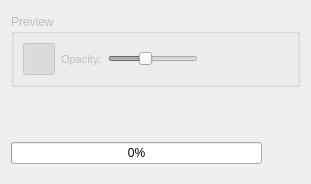
<?xml version="1.0" encoding="UTF-8"?>
<ui version="4.0">
 <class>CvlabPanel</class>
 <widget class="QWidget" name="CvlabPanel">
  <property name="geometry">
   <rect>
    <x>0</x>
    <y>0</y>
    <width>311</width>
    <height>184</height>
   </rect>
  </property>
  <property name="windowTitle">
   <string>Form</string>
  </property>
  <layout class="QVBoxLayout" name="verticalLayout">
   <item>
    <widget class="QGroupBox" name="previewGroup">
     <property name="enabled">
      <bool>false</bool>
     </property>
     <property name="sizePolicy">
      <sizepolicy hsizetype="Preferred" vsizetype="Maximum">
       <horstretch>0</horstretch>
       <verstretch>0</verstretch>
      </sizepolicy>
     </property>
     <property name="title">
      <string>Preview</string>
     </property>
     <layout class="QVBoxLayout" name="verticalLayout_3">
      <item>
       <layout class="QHBoxLayout" name="horizontalLayout">
        <item>
         <widget class="QPushButton" name="previewVisibility">
          <property name="enabled">
           <bool>false</bool>
          </property>
          <property name="minimumSize">
           <size>
            <width>32</width>
            <height>32</height>
           </size>
          </property>
          <property name="maximumSize">
           <size>
            <width>32</width>
            <height>32</height>
           </size>
          </property>
          <property name="toolTip">
           <string>Hide/Show Auto segmenter preview</string>
          </property>
          <property name="text">
           <string/>
          </property>
          <property name="icon">
           <iconset resource="../../../App/rsc/espina.qrc">
            <normaloff>:/espina/show_all.svg</normaloff>:/espina/show_all.svg</iconset>
          </property>
          <property name="iconSize">
           <size>
            <width>22</width>
            <height>22</height>
           </size>
          </property>
          <property name="checkable">
           <bool>true</bool>
          </property>
          <property name="checked">
           <bool>true</bool>
          </property>
          <property name="flat">
           <bool>true</bool>
          </property>
         </widget>
        </item>
        <item>
         <widget class="QLabel" name="label_3">
          <property name="font">
           <font>
            <pointsize>8</pointsize>
           </font>
          </property>
          <property name="text">
           <string>Opacity:</string>
          </property>
         </widget>
        </item>
        <item>
         <widget class="QSlider" name="previewOpacity">
          <property name="enabled">
           <bool>false</bool>
          </property>
          <property name="toolTip">
           <string>Change Auto Segmenter preivew opacity</string>
          </property>
          <property name="maximum">
           <number>100</number>
          </property>
          <property name="value">
           <number>40</number>
          </property>
          <property name="orientation">
           <enum>Qt::Horizontal</enum>
          </property>
         </widget>
        </item>
        <item>
         <spacer name="horizontalSpacer_3">
          <property name="orientation">
           <enum>Qt::Horizontal</enum>
          </property>
          <property name="sizeHint" stdset="0">
           <size>
            <width>40</width>
            <height>20</height>
           </size>
          </property>
         </spacer>
        </item>
       </layout>
      </item>
     </layout>
    </widget>
   </item>
   <item>
    <layout class="QHBoxLayout" name="horizontalLayout_2">
     <item>
      <spacer name="horizontalSpacer">
       <property name="orientation">
        <enum>Qt::Horizontal</enum>
       </property>
       <property name="sizeHint" stdset="0">
        <size>
         <width>40</width>
         <height>20</height>
        </size>
       </property>
      </spacer>
     </item>
     <item>
      <widget class="ActionSelectorWidget" name="updateTrainer" native="true">
       <property name="enabled">
        <bool>false</bool>
       </property>
       <property name="minimumSize">
        <size>
         <width>32</width>
         <height>32</height>
        </size>
       </property>
      </widget>
     </item>
     <item>
      <widget class="QPushButton" name="createSegmentations">
       <property name="enabled">
        <bool>false</bool>
       </property>
       <property name="minimumSize">
        <size>
         <width>32</width>
         <height>32</height>
        </size>
       </property>
       <property name="maximumSize">
        <size>
         <width>32</width>
         <height>32</height>
        </size>
       </property>
       <property name="toolTip">
        <string>Create segmentations</string>
       </property>
       <property name="text">
        <string/>
       </property>
       <property name="icon">
        <iconset resource="../../refinedautosegment/rsc/ras.qrc">
         <normaloff>:/ras/extract_segmentations.svg</normaloff>:/ras/extract_segmentations.svg</iconset>
       </property>
       <property name="iconSize">
        <size>
         <width>22</width>
         <height>22</height>
        </size>
       </property>
       <property name="flat">
        <bool>true</bool>
       </property>
      </widget>
     </item>
    </layout>
   </item>
   <item>
    <layout class="QHBoxLayout" name="horizontalLayout_5">
     <item>
      <widget class="QProgressBar" name="progressBar">
       <property name="sizePolicy">
        <sizepolicy hsizetype="MinimumExpanding" vsizetype="Fixed">
         <horstretch>0</horstretch>
         <verstretch>0</verstretch>
        </sizepolicy>
       </property>
       <property name="minimumSize">
        <size>
         <width>140</width>
         <height>0</height>
        </size>
       </property>
       <property name="value">
        <number>0</number>
       </property>
      </widget>
     </item>
     <item>
      <widget class="QPushButton" name="abortAutoSegmenter">
       <property name="enabled">
        <bool>false</bool>
       </property>
       <property name="minimumSize">
        <size>
         <width>32</width>
         <height>32</height>
        </size>
       </property>
       <property name="maximumSize">
        <size>
         <width>32</width>
         <height>32</height>
        </size>
       </property>
       <property name="toolTip">
        <string>Abort Auto Segmenter</string>
       </property>
       <property name="text">
        <string/>
       </property>
       <property name="icon">
        <iconset resource="../../../App/rsc/espina.qrc">
         <normaloff>:/espina/cancel.png</normaloff>:/espina/cancel.png</iconset>
       </property>
       <property name="iconSize">
        <size>
         <width>22</width>
         <height>22</height>
        </size>
       </property>
       <property name="checkable">
        <bool>false</bool>
       </property>
       <property name="checked">
        <bool>false</bool>
       </property>
       <property name="flat">
        <bool>true</bool>
       </property>
      </widget>
     </item>
    </layout>
   </item>
  </layout>
 </widget>
 <customwidgets>
  <customwidget>
   <class>ActionSelectorWidget</class>
   <extends>QWidget</extends>
   <header>GUI/Widgets/ActionSelectorWidget.h</header>
   <container>1</container>
  </customwidget>
 </customwidgets>
 <resources>
  <include location="../../refinedautosegment/rsc/ras.qrc"/>
  <include location="../../../App/rsc/espina.qrc"/>
 </resources>
 <connections/>
</ui>
